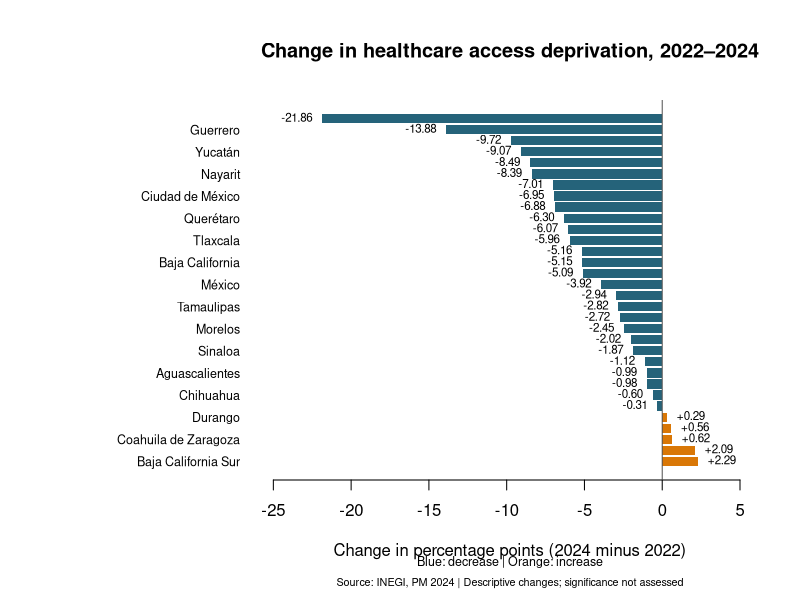

Recreate this plot in R.
# Load the clean state-level dataset.
healthcare_data <- read.csv(
  file.path("data", "processed", "healthcare_access_states.csv"),
  fileEncoding = "UTF-8",
  stringsAsFactors = FALSE
)

# Select each year separately.
data_2022 <- subset(
  healthcare_data,
  year == 2022,
  select = c(state, healthcare_deprivation_pct)
)

data_2024 <- subset(
  healthcare_data,
  year == 2024,
  select = c(state, healthcare_deprivation_pct)
)

# Validate that each year has 32 unique states.
stopifnot(
  nrow(data_2022) == 32,
  nrow(data_2024) == 32,
  !anyDuplicated(data_2022$state),
  !anyDuplicated(data_2024$state)
)

# Join by state name so values cannot be paired by mistake.
comparison <- merge(
  data_2022,
  data_2024,
  by = "state",
  suffixes = c("_2022", "_2024"),
  all = TRUE
)

stopifnot(nrow(comparison) == 32, !anyNA(comparison))

# Calculate changes in percentage points using unrounded values.
comparison$change_pp <-
  comparison$healthcare_deprivation_pct_2024 -
  comparison$healthcare_deprivation_pct_2022

# Place the largest decreases first.
comparison <- comparison[order(comparison$change_pp), ]

# Save full precision for future analysis.
dir.create(
  file.path("data", "processed"),
  recursive = TRUE,
  showWarnings = FALSE
)

write.csv(
  comparison,
  file.path("data", "processed", "healthcare_change_2022_2024.csv"),
  row.names = FALSE,
  fileEncoding = "UTF-8"
)

# Round only the displayed table.
display_table <- comparison
display_table[-1] <- lapply(display_table[-1], round, digits = 2)

cat("\nChange in healthcare access deprivation, 2022 to 2024:\n")
print(display_table, row.names = FALSE)

cat("\nStates with a decrease:", sum(comparison$change_pp < 0), "\n")
cat("States with an increase:", sum(comparison$change_pp > 0), "\n")
cat("States with no change:", sum(comparison$change_pp == 0), "\n")

# Order changes so the largest decrease appears at the top.
plot_data <- comparison[order(comparison$change_pp, decreasing = TRUE), ]

# Use different colors for decreases and increases.
bar_colors <- ifelse(plot_data$change_pp < 0, "#25637A", "#D97706")

dir.create(
  file.path("reports", "figures"),
  recursive = TRUE,
  showWarnings = FALSE
)

chart_path <- file.path(
  "reports", "figures", "healthcare_change_2022_2024.png"
)

# Save a horizontal bar chart with room for state names.
png(chart_path, width = 1800, height = 2100, res = 180)
par(mar = c(6, 13, 5, 2))

bar_positions <- barplot(
  plot_data$change_pp,
  names.arg = plot_data$state,
  horiz = TRUE,
  las = 1,
  col = bar_colors,
  border = NA,
  cex.names = 0.75,
  xlim = c(
    min(0, plot_data$change_pp) - 4,
    max(0, plot_data$change_pp) + 4
  ),
  xlab = "Change in percentage points (2024 minus 2022)",
  main = "Change in healthcare access deprivation, 2022–2024"
)

# Mark zero to separate decreases from increases.
abline(v = 0, col = "#555555", lwd = 1)

# Place labels outside the bars.
text(
  x = plot_data$change_pp,
  y = bar_positions,
  labels = sprintf("%+.2f", plot_data$change_pp),
  pos = ifelse(plot_data$change_pp < 0, 2, 4),
  cex = 0.7
)

mtext(
  "Blue: decrease | Orange: increase",
  side = 1, line = 3.5, cex = 0.75
)

mtext(
  "Source: INEGI, PM 2024 | Descriptive changes; significance not assessed",
  side = 1, line = 4.5, cex = 0.65
)

invisible(dev.off())
cat("Chart saved to:", chart_path, "\n")
